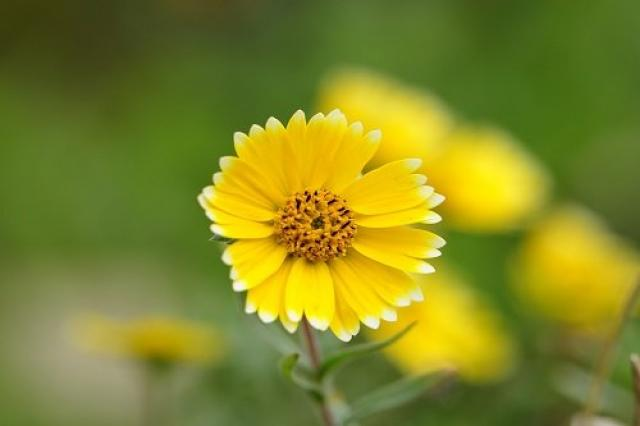
#> input picture bai1/image/anh1.jpg, 640 x 426 px, found by its file name
$ python 05.py
#> lines starting #> are read from the running program, lines starting #| are printed output that depends on the picture
### bai2/imgtool.py
import os
from PIL import Image

def load_image(image_path):
    try:
        img = Image.open(image_path)
#> img is the input picture: PIL image 640x426 RGB; mean R, G, B 127.7, 133.5, 38.1
        return img
    except Exception as e:
        print("Lỗi khi đọc hình ảnh từ: ", image_path, " ", e)
        return None

#hàm kiểm tra xem file_path truyền vào có phải file ảnh k
def is_image_file(file_path):
    extensions = (".jpg", ".jpeg", ".png", ".gif", ".bmp")
    return file_path.lower().endswith(extensions)

# [10 lines left out: function get_image_list, not called in this run]

### bai2/05.py
from PIL import Image
from IPython.display import display
from imgtool import *

#đường dẫn ảnh
my_path = 'C:/Users/Vo Thien/OneDrive/Desktop/TGMT/bai1/image/anh1.jpg'

#đọc ảnh
img = load_image(my_path)
img.show()

#xoay ảnh
rotated_img = img.rotate(90)
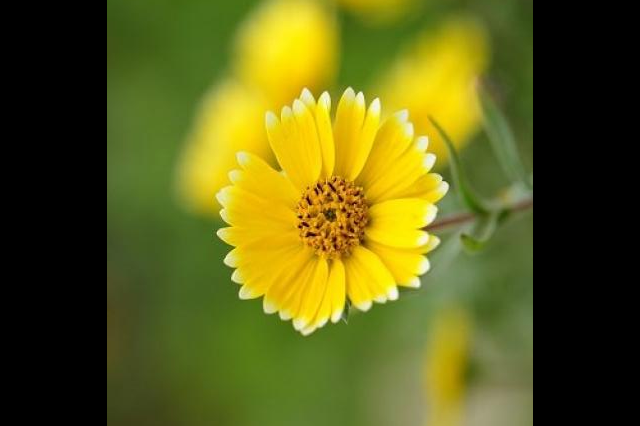
#> rotated_img: PIL image 640x426 RGB; mean R, G, B 92.1, 93.7, 23.9
rotated_img.show()

#đảo chiều ảnh
transposed_img = img.transpose(Image.Transpose.ROTATE_90)
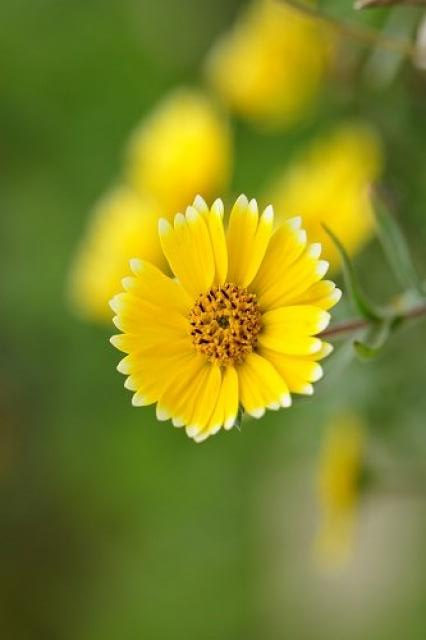
#> transposed_img: PIL image 426x640 RGB; mean R, G, B 127.7, 133.5, 38.1
transposed_img.show()

$ run again, with bai1/image/anh2.jpg copied over bai1/image/anh1.jpg
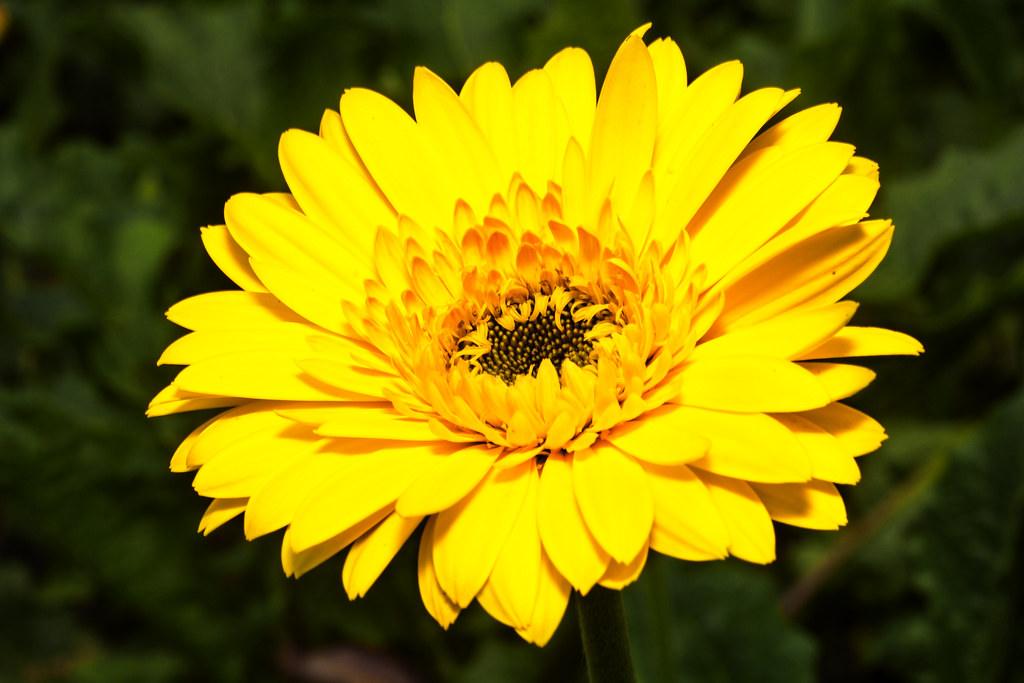
#> input picture bai1/image/anh2.jpg, 1024 x 683 px, found by its file name
#> in load_image, img is the input picture: PIL image 1024x683 RGB; mean R, G, B 127.9, 116.1, 3.7
#> `rotated_img = img.rotate(90)`:
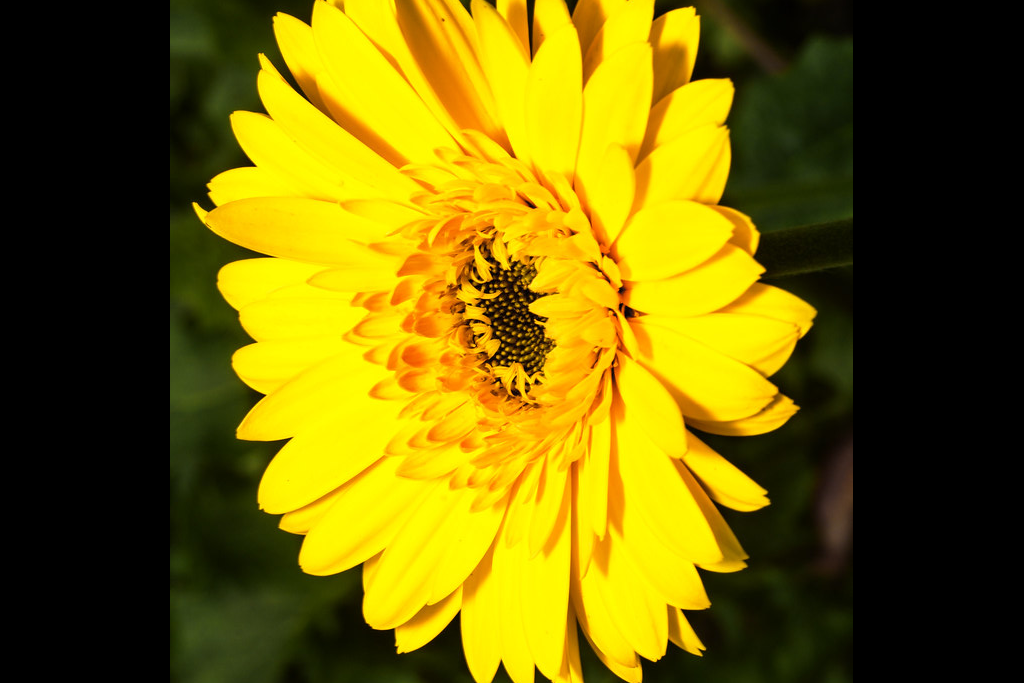
#> rotated_img: PIL image 1024x683 RGB; mean R, G, B 115.9, 102, 1.7
#> `transposed_img = img.transpose(Image.Transpose.ROTATE_90)`:
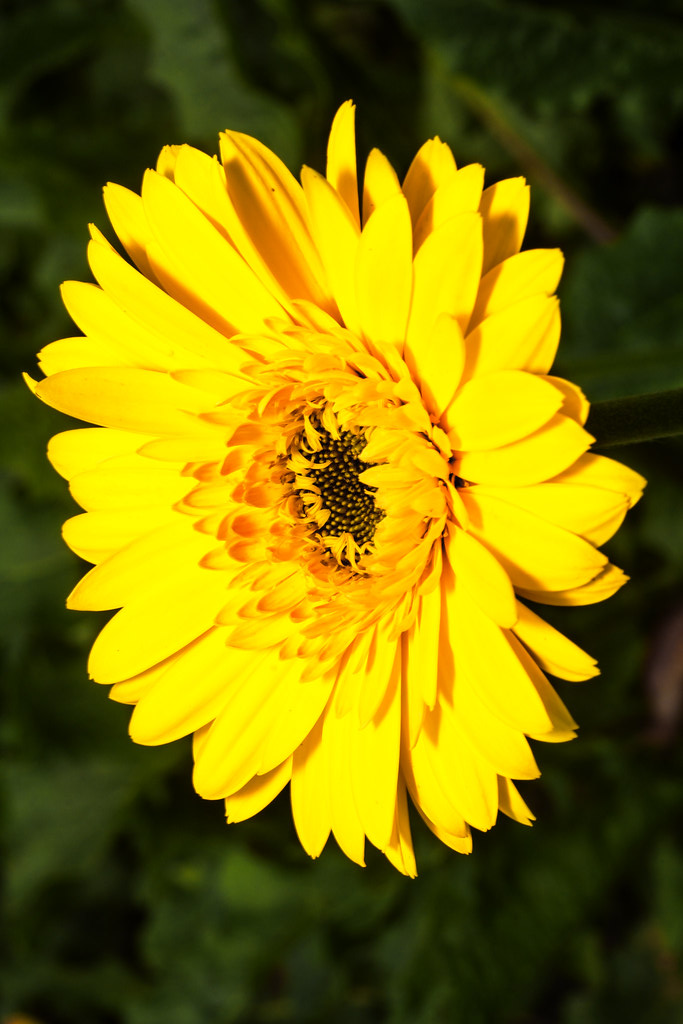
#> transposed_img: PIL image 683x1024 RGB; mean R, G, B 127.9, 116.1, 3.7

$ run again, with bai1/image/anh3.jpg copied over bai1/image/anh1.jpg
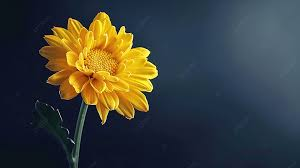
#> input picture bai1/image/anh3.jpg, 300 x 168 px, found by its file name
#> in load_image, img is the input picture: PIL image 300x168 RGB; mean R, G, B 60.7, 63.3, 59.1
#> `rotated_img = img.rotate(90)`:
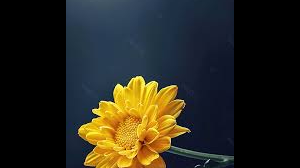
#> rotated_img: PIL image 300x168 RGB; mean R, G, B 41.7, 40.1, 30.9
#> `transposed_img = img.transpose(Image.Transpose.ROTATE_90)`:
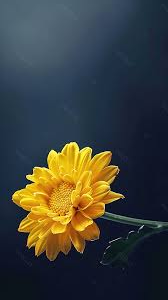
#> transposed_img: PIL image 168x300 RGB; mean R, G, B 60.7, 63.3, 59.1
